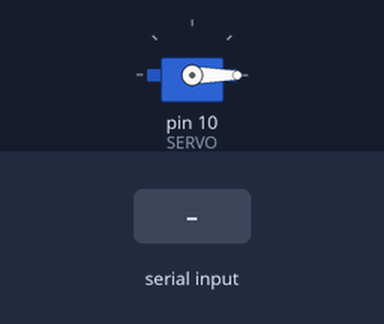
Recording of a sketch running on a simulated Arduino Uno, built with avr-gcc and run on an emulated ATmega328P. On the bench: servo. The test bench sets the inputs (shaded band).

Above: at 2.2 s.
2.3 s: "1" received over Serial
At 3.2 s:
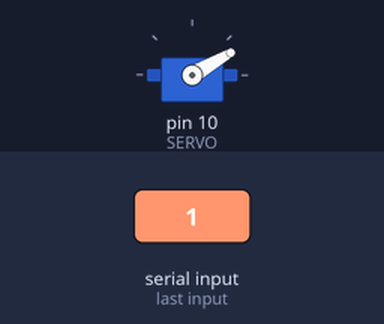
3.8 s: "2" received over Serial
At 4.3 s:
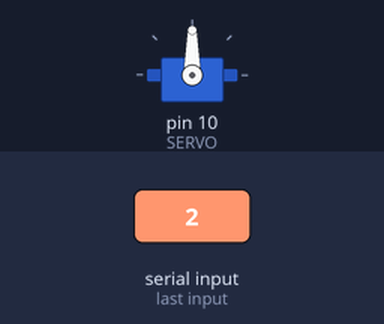
5.3 s: "3" received over Serial
At 6.7 s:
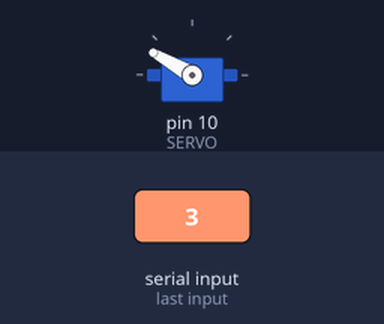
Timing chart, 0 to 8.3 s (numbered marks = the images above; inputs shaded):
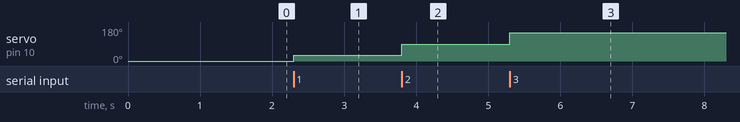

Measured:
- after the input at 2.3 s, servo on pin 10 (SERVO): 0° → 30° at once
- after the input at 3.8 s, servo on pin 10 (SERVO): 30° → 90° at once
- after the input at 5.3 s, servo on pin 10 (SERVO): 90° → 150° at once

The sketch:

servo3.ino
```cpp
#include <Servo.h>

const int SERVO =10;
Servo servo;

void setup() {
  Serial.begin(115200);
  servo.attach(SERVO);
  servo.write(0);
  delay(1000);

}

void loop() {
  if(Serial.available()) {
    char userInput = Serial.read();

    switch(userInput) {
      case  '1':
        servo.write(30);
        delay(1000);
        break;
      case  '2':
        servo.write(90);
        delay(1000);
        break;
      case  '3':
        servo.write(150);
        delay(1000);
        break;
      default:
        break;
    }
    }
    }
```
